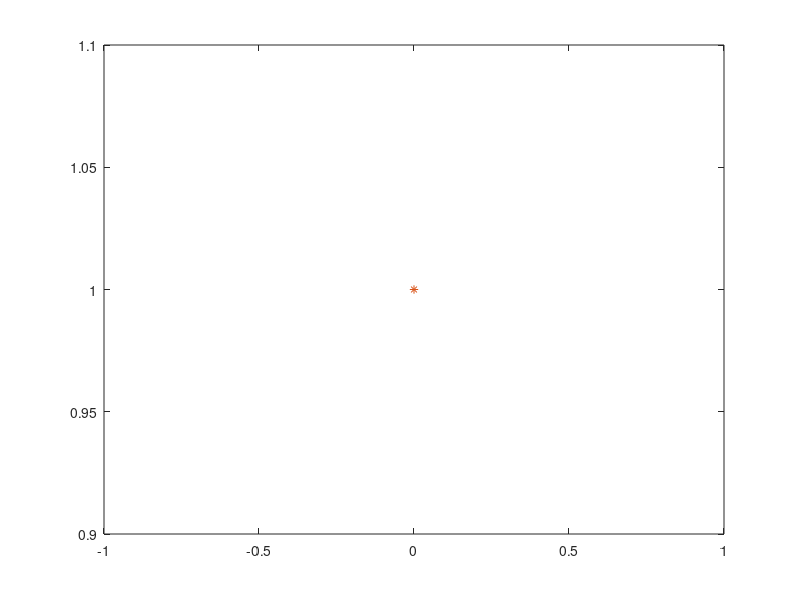

This figure's MATLAB source:
clc;
pause(1);

% equivalent:
rand(2,3);
unifrnd(0,1,2,3);


binornd(3, 0.5, 2, 3);


% Bernoulli distribution

%S=input("What is the number of simulations?");
%p=input("What is the probability of success?");

%U=rand(1, S);
%X=U<p;

%uniqueX = unique(X);
%numsX = hist(X, length(uniqueX));
%[uniqueX; numsX/S]


% Binomial distribution

%S=input("What is the number of simulations?");
%n=input("How many trials?");
%p=input("What is the probability of success?");

%U=rand(n, S);
%X=U<p;
%sumX=sum(X);

%uniqueSumX = unique(sumX);
%numsSumX = hist(sumX, length(uniqueSumX));

%xvals=0:n;
%pdf_xvals=binopdf(xvals, n, p);

%plot(xvals, pdf_xvals, "o");
%hold on;
%plot(uniqueSumX, numsSumX/S, "*");
%hold off;

%[uniqueSumX; numsSumX/S]


% Geometric distribution

S=input("What is the number of simulations?");
p=input("What is the probability of success?");

X = zeros(1, S);

for i=1:S
    numberOfFailures = 0;
    %%% inside the i-th simulation
    while rand() >= p
        %%% while we have a failure
        numberOfFailures = numberOfFailures + 1;
    end
    X(i) = numberOfFailures;
end

uniqueX = unique(X);
numsX = hist(X, length(uniqueX));

xvals=0:max(uniqueX);
pdf_xvals=geopdf(xvals, p);

plot(xvals, pdf_xvals, "o");
hold on;
plot(uniqueX, numsX/S, "*");
hold off;

[uniqueX; numsX/S]
